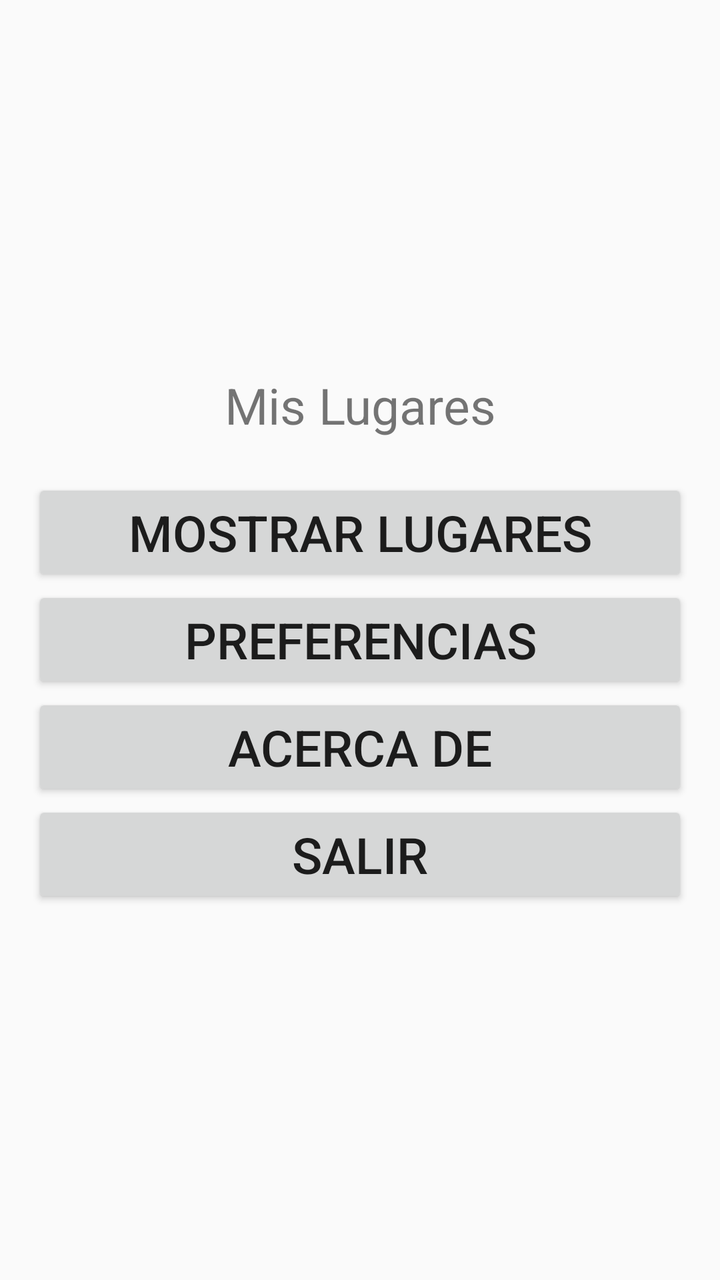
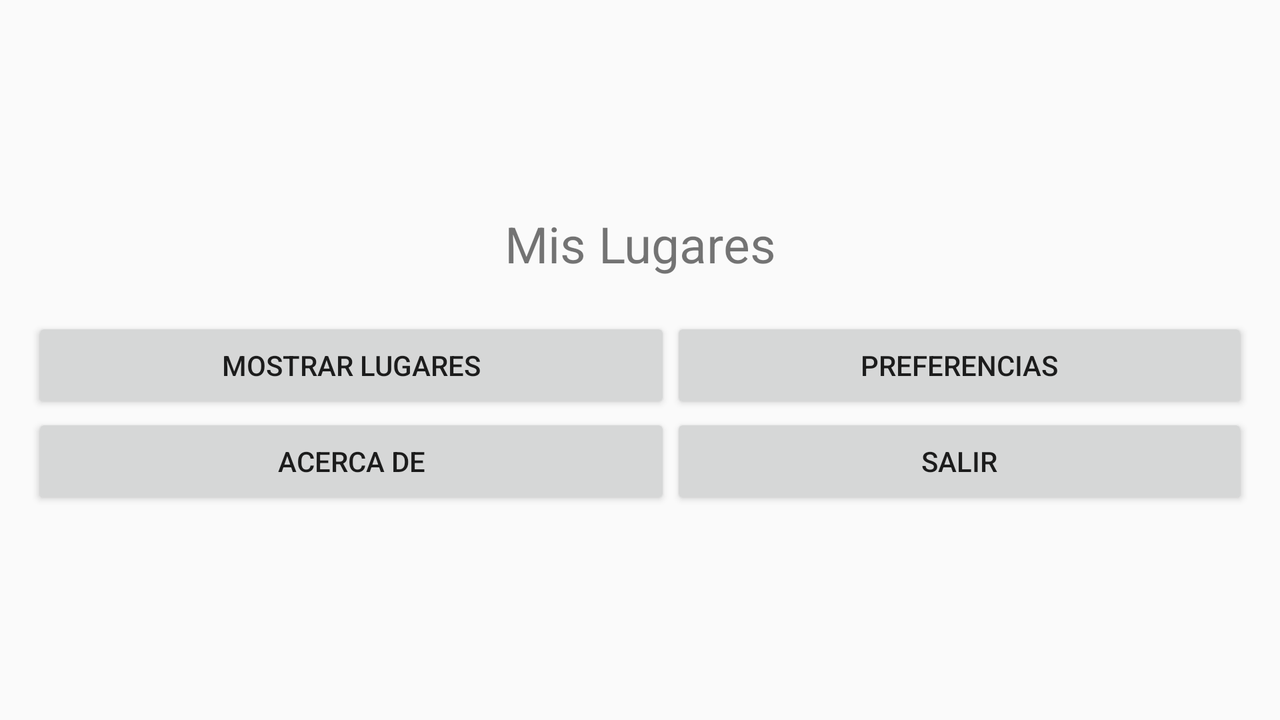

The same Android screen from two of the app's own layout files: first res/layout/ as a phone draws it, then the repository's variant for another configuration, drawn on a device whose configuration selects that folder. Both files follow.
<!-- AndroidManifest.xml: application theme AppTheme -->
<!-- res/layout/activity_main.xml -->
<LinearLayout
    xmlns:android="http://schemas.android.com/apk/res/android"
    xmlns:tools="http://schemas.android.com/tools"
    android:layout_width="match_parent"
    android:layout_height="match_parent"
    android:gravity="center"
    android:orientation="vertical"
    android:paddingBottom="@dimen/activity_vertical_margin"
    android:paddingLeft="@dimen/activity_horizontal_margin"
    android:paddingRight="@dimen/activity_horizontal_margin"
    android:paddingTop="@dimen/activity_vertical_margin"
    tools:context="org.example.mislugares.MainActivity$PlaceholderFragment">

    <TextView
        android:layout_width="match_parent"
        android:layout_height="wrap_content"
        android:text="@string/app_name"
        android:gravity="center"
        android:textSize="@dimen/titulo"
        android:layout_marginBottom="20dp"/>

    <Button
        android:id="@+id/Button01"
        android:layout_height="wrap_content"
        android:layout_width="match_parent"
        android:textSize="@dimen/titulo"
        android:text="@string/accion_mostrar"/>

    <Button
        android:id="@+id/Button02"
        android:layout_height="wrap_content"
        android:layout_width="match_parent"
        android:textSize="@dimen/titulo"
        android:text="@string/accion_preferencias"/>

    <Button
        android:id="@+id/Button03"
        android:layout_height="wrap_content"
        android:layout_width="match_parent"
        android:textSize="@dimen/titulo"
        android:text="@string/accion_acerca_de"/>

    <Button
        android:id="@+id/Button04"
        android:layout_height="wrap_content"
        android:layout_width="match_parent"
        android:textSize="@dimen/titulo"
        android:text="@string/accion_salir"/>
</LinearLayout>
<!-- resources referenced by this layout -->
<resources>
  <dimen name="activity_horizontal_margin">16dp</dimen>
  <dimen name="activity_vertical_margin">16dp</dimen>
  <dimen name="titulo">25sp</dimen>
  <string name="accion_acerca_de">Acerca de </string>
  <string name="accion_mostrar">Mostrar Lugares</string>
  <string name="accion_preferencias">Preferencias</string>
  <string name="accion_salir">Salir</string>
  <string name="app_name">Mis Lugares</string>
  <style name="AppTheme" parent="Theme.AppCompat.Light.DarkActionBar">
          
      </style>
</resources>
<!-- res/layout-land/activity_main.xml (the repository's variant of the layout above) -->
<!-- drawn on the phone turned sideways -->
<LinearLayout
    xmlns:android="http://schemas.android.com/apk/res/android"
    xmlns:tools="http://schemas.android.com/tools"
    android:layout_width="match_parent"
    android:layout_height="match_parent"
    android:gravity="center"
    android:orientation="vertical"
    android:paddingBottom="@dimen/activity_vertical_margin"
    android:paddingLeft="@dimen/activity_horizontal_margin"
    android:paddingRight="@dimen/activity_horizontal_margin"
    android:paddingTop="@dimen/activity_vertical_margin"
    tools:context="org.example.mislugares.MainActivity$PlaceholderFragment">

    <TextView
        android:layout_width="match_parent"
        android:layout_height="wrap_content"
        android:text="@string/app_name"
        android:gravity="center"
        android:textSize="25sp "
        android:layout_marginBottom="20dp"/>

    <TableLayout
        android:layout_width="match_parent"
        android:layout_height="wrap_content"
        android:gravity="center"
        android:stretchColumns="*">

        <TableRow>
            <Button android:id="@+id/Button01"
                android:layout_height="wrap_content"
                android:layout_width="match_parent"
                android:text="@string/accion_mostrar"/>
            <Button android:id="@+id/Button02"
                android:layout_height="wrap_content"
                android:layout_width="match_parent"
                android:text="@string/accion_preferencias"/>
        </TableRow>

        <TableRow>
            <Button android:id="@+id/Button03"
                android:layout_height="wrap_content"
                android:layout_width="match_parent"
                android:text="@string/accion_acerca_de"/>
            <Button android:id="@+id/Button04"
                android:layout_height="wrap_content"
                android:layout_width="match_parent"
                android:text="@string/accion_salir"/>
        </TableRow>
    </TableLayout>
</LinearLayout>
<!-- resources referenced by the variant -->
<!-- as the phone turned sideways resolves them -->
<resources>
  <dimen name="activity_horizontal_margin">16dp</dimen>
  <dimen name="activity_vertical_margin">16dp</dimen>
  <string name="accion_acerca_de">Acerca de </string>
  <string name="accion_mostrar">Mostrar Lugares</string>
  <string name="accion_preferencias">Preferencias</string>
  <string name="accion_salir">Salir</string>
  <string name="app_name">Mis Lugares</string>
  <style name="AppTheme" parent="Theme.AppCompat.Light.DarkActionBar">
          
      </style>
</resources>
